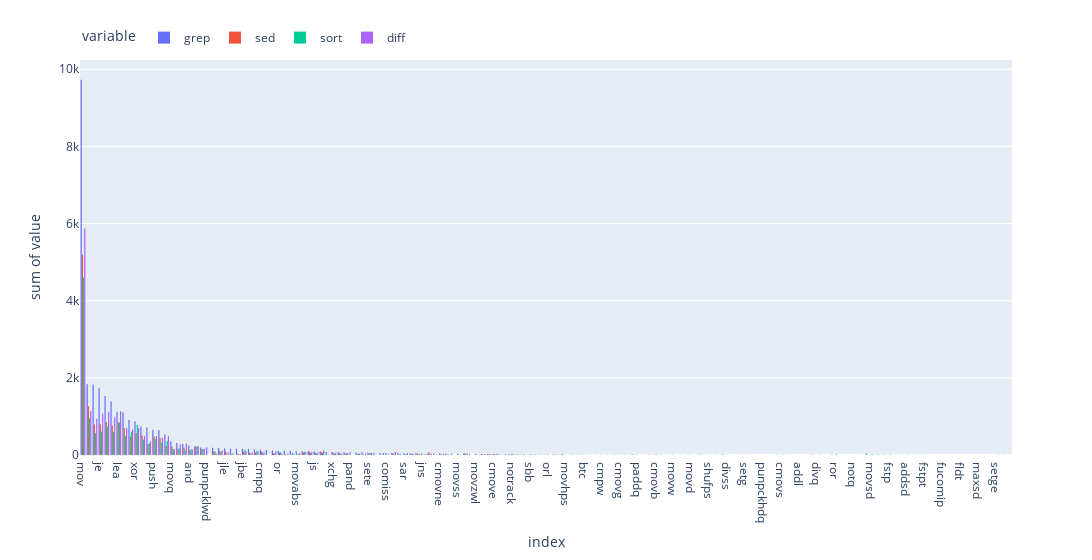

The notebook cell this image was saved under:
### Markdown cell above
### Visualization with plotly

### Code cell
fig = px.histogram(summary, x=summary.index, y=summary.columns, barmode='group', width=3000)
fig.update_layout(legend=dict(
    orientation="h",
    yanchor="bottom",
    y=1.02,
    xanchor="left",
    x=0
))

### Figure 1 — Plotly figure (JSON) as saved in the notebook; plotly's stock layout.template omitted (floating-point values rounded to 4 significant figures; data arrays with more than 128 entries replaced by an {"elided": "..."} marker saying what was removed)
{"data": [{"alignmentgroup": "True", "bingroup": "x", "histfunc": "sum", "hovertemplate": "variable=grep<br>index=%{x}<br>sum of value=%{y}<extra></extra>", "legendgroup": "grep", "marker": {"color": "#636efa", "pattern": {"shape": ""}}, "name": "grep", "offsetgroup": "grep", "orientation": "v", "showlegend": true, "type": "histogram", "x": {"elided": "156 str values"}, "xaxis": "x", "y": {"elided": "156 int values"}, "yaxis": "y"}, {"alignmentgroup": "True", "bingroup": "x", "histfunc": "sum", "hovertemplate": "variable=sed<br>index=%{x}<br>sum of value=%{y}<extra></extra>", "legendgroup": "sed", "marker": {"color": "#EF553B", "pattern": {"shape": ""}}, "name": "sed", "offsetgroup": "sed", "orientation": "v", "showlegend": true, "type": "histogram", "x": {"elided": "156 str values"}, "xaxis": "x", "y": {"elided": "156 int values"}, "yaxis": "y"}, {"alignmentgroup": "True", "bingroup": "x", "histfunc": "sum", "hovertemplate": "variable=sort<br>index=%{x}<br>sum of value=%{y}<extra></extra>", "legendgroup": "sort", "marker": {"color": "#00cc96", "pattern": {"shape": ""}}, "name": "sort", "offsetgroup": "sort", "orientation": "v", "showlegend": true, "type": "histogram", "x": {"elided": "156 str values"}, "xaxis": "x", "y": {"elided": "156 int values"}, "yaxis": "y"}, {"alignmentgroup": "True", "bingroup": "x", "histfunc": "sum", "hovertemplate": "variable=diff<br>index=%{x}<br>sum of value=%{y}<extra></extra>", "legendgroup": "diff", "marker": {"color": "#ab63fa", "pattern": {"shape": ""}}, "name": "diff", "offsetgroup": "diff", "orientation": "v", "showlegend": true, "type": "histogram", "x": {"elided": "156 str values"}, "xaxis": "x", "y": {"elided": "156 int values"}, "yaxis": "y"}], "layout": {"barmode": "group", "legend": {"orientation": "h", "title": {"text": "variable"}, "tracegroupgap": 0, "x": 0, "xanchor": "left", "y": 1.02, "yanchor": "bottom"}, "margin": {"t": 60}, "width": 3000, "xaxis": {"anchor": "y", "domain": [0, 1], "title": {"text": "index"}}, "yaxis": {"anchor": "x", "domain": [0, 1], "title": {"text": "sum of value"}}}}
